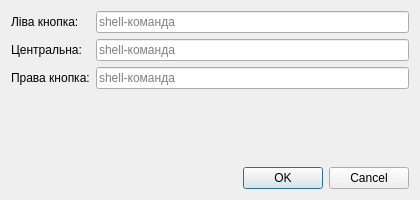
<?xml version="1.0" encoding="UTF-8"?>
<ui version="4.0">
 <class>BindingDialog</class>
 <widget class="QDialog" name="BindingDialog">
  <property name="geometry">
   <rect>
    <x>0</x>
    <y>0</y>
    <width>420</width>
    <height>200</height>
   </rect>
  </property>
  <property name="windowTitle">
   <string>Прив&apos;язка кнопок</string>
  </property>
  <layout class="QVBoxLayout" name="verticalLayout">
   <item>
    <layout class="QFormLayout" name="formLayout">
     <item row="0" column="0">
      <widget class="QLabel" name="labelLeft">
       <property name="text">
        <string>Ліва кнопка:</string>
       </property>
      </widget>
     </item>
     <item row="0" column="1">
      <widget class="QLineEdit" name="leftEdit">
       <property name="placeholderText">
        <string>shell-команда</string>
       </property>
      </widget>
     </item>
     <item row="1" column="0">
      <widget class="QLabel" name="labelCenter">
       <property name="text">
        <string>Центральна:</string>
       </property>
      </widget>
     </item>
     <item row="1" column="1">
      <widget class="QLineEdit" name="centerEdit">
       <property name="placeholderText">
        <string>shell-команда</string>
       </property>
      </widget>
     </item>
     <item row="2" column="0">
      <widget class="QLabel" name="labelRight">
       <property name="text">
        <string>Права кнопка:</string>
       </property>
      </widget>
     </item>
     <item row="2" column="1">
      <widget class="QLineEdit" name="rightEdit">
       <property name="placeholderText">
        <string>shell-команда</string>
       </property>
      </widget>
     </item>
    </layout>
   </item>
   <item>
    <widget class="QDialogButtonBox" name="buttonBox">
     <property name="orientation">
      <enum>Qt::Horizontal</enum>
     </property>
     <property name="standardButtons">
      <set>QDialogButtonBox::Cancel|QDialogButtonBox::Ok</set>
     </property>
    </widget>
   </item>
  </layout>
 </widget>
 <resources/>
 <connections>
  <connection>
   <sender>buttonBox</sender>
   <signal>accepted()</signal>
   <receiver>BindingDialog</receiver>
   <slot>accept()</slot>
  </connection>
  <connection>
   <sender>buttonBox</sender>
   <signal>rejected()</signal>
   <receiver>BindingDialog</receiver>
   <slot>reject()</slot>
  </connection>
 </connections>
</ui>
